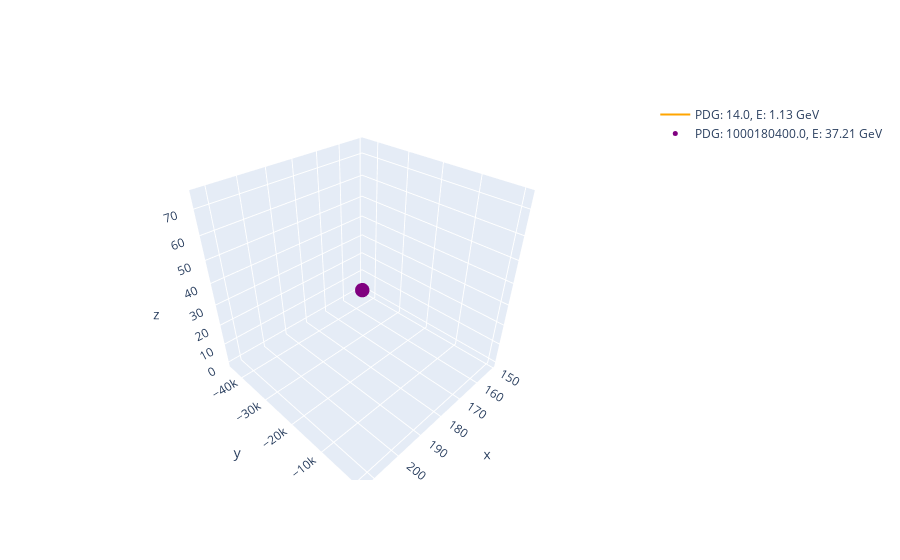
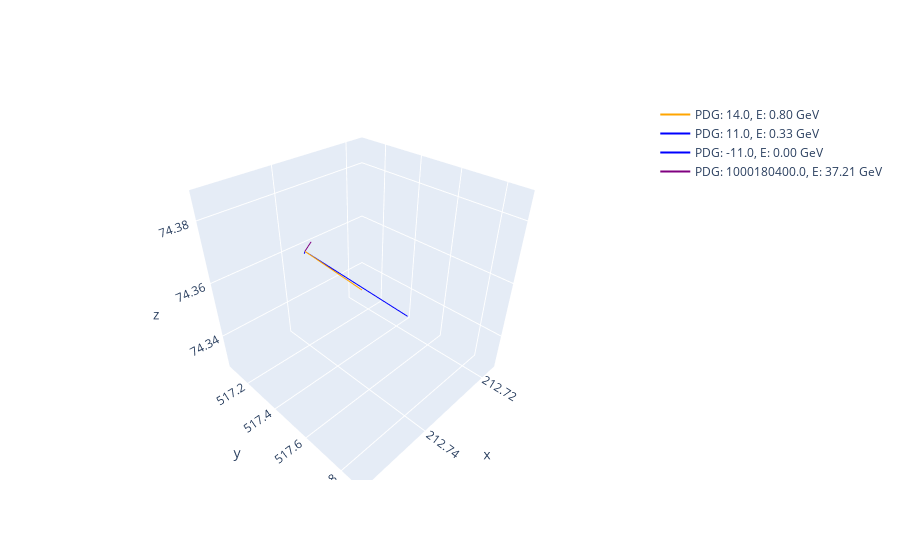

The notebook cell these images were saved under, in order:
### Code cell
def plot_event(event):
    initial_state = event.query('State == 3')
    final_state = event.query('State == 1')


    fig = go.Figure()

    px_tot, py_tot, pz_tot, E_tot = 0, 0, 0, 0
    for _, particle in initial_state.iterrows():
        px, py, pz, E = particle['px'], particle['py'], particle['pz'], particle['E']
        vtx_x, vtx_y, vtx_z, vtx_t = particle['vtx_x'], particle['vtx_y'], particle['vtx_z'], particle['vtx_t']

        color = color_dict.get(np.abs(particle['PDG']), 'black')

        if (px != 0 or py != 0 or pz != 0):
            fig.add_trace(go.Scatter3d(
                x=[vtx_x, vtx_x-px],
                y=[vtx_z, vtx_z-pz],
                z=[vtx_y, vtx_y-py],
                mode='lines',
                line=dict(width=2, color=color),
                name=f'PDG: {particle["PDG"]}, E: {E:.2f} GeV'
            ))

        else:
            fig.add_trace(go.Scatter3d(
                x=[vtx_x],
                y=[vtx_z],
                z=[vtx_y],
                mode='markers',
                marker=dict(size=5, color=color),
                name=f'PDG: {particle["PDG"]}, E: {E:.2f} GeV'
            ))
        px_tot += px
        py_tot += py
        pz_tot += pz
        E_tot += E

    # fig.update_scenes(aspectmode='data')
    fig.show()
    print(f'Total Momentum: ({px_tot:.4f}, {py_tot:.4f}, {pz_tot:.4f}) GeV')
    print(f'Total Energy: {E_tot:.4f} GeV')

    fig = go.Figure()

    px_tot, py_tot, pz_tot, E_tot = 0, 0, 0, 0
    for _, particle in final_state.iterrows():
        px, py, pz, E = particle['px'], particle['py'], particle['pz'], particle['E']
        vtx_x, vtx_y, vtx_z, vtx_t = particle['vtx_x'], particle['vtx_y'], particle['vtx_z'], particle['vtx_t']

        color = color_dict.get(np.abs(particle['PDG']), 'black')

        fig.add_trace(go.Scatter3d(
            x=[vtx_x, vtx_x+px],
            y=[vtx_z, vtx_z+pz],
            z=[vtx_y, vtx_y+py],
            mode='lines',
            line=dict(width=2, color=color),
            name=f'PDG: {particle["PDG"]}, E: {E:.2f} GeV'
        ))
        px_tot += px
        py_tot += py
        pz_tot += pz
        E_tot += E

    # fig.update_scenes(aspectmode='data')
    fig.show()

    print(f'Total Momentum: ({px_tot:.4f}, {py_tot:.4f}, {pz_tot:.4f}) GeV')
    print(f'Total Energy: {E_tot:.4f} GeV')

event_no = 1
df = trident_epem.copy(deep=True)

event = df.groupby('Event').get_group(event_no)

plot_event(event)

### Figure 1 — Plotly figure (JSON) as saved in the notebook; plotly's stock layout.template omitted (floating-point values rounded to 4 significant figures)
{"data": [{"line": {"color": "orange", "width": 2}, "mode": "lines", "name": "PDG: 14.0, E: 1.13 GeV", "type": "scatter3d", "x": [151.0, 151.0], "y": [-44140.0, -44140.0], "z": [-0.2931, -0.295]}, {"marker": {"color": "purple", "size": 5}, "mode": "markers", "name": "PDG: 1000180400.0, E: 37.21 GeV", "type": "scatter3d", "x": [212.7], "y": [517.1], "z": [74.36]}], "layout": {}}

### Figure 2 — Plotly figure (JSON) as saved in the notebook; plotly's stock layout.template omitted (floating-point values rounded to 4 significant figures)
{"data": [{"line": {"color": "orange", "width": 2}, "mode": "lines", "name": "PDG: 14.0, E: 0.80 GeV", "type": "scatter3d", "x": [212.7, 212.8], "y": [517.1, 517.9], "z": [74.36, 74.39]}, {"line": {"color": "blue", "width": 2}, "mode": "lines", "name": "PDG: 11.0, E: 0.33 GeV", "type": "scatter3d", "x": [212.7, 212.7], "y": [517.1, 517.4], "z": [74.36, 74.33]}, {"line": {"color": "blue", "width": 2}, "mode": "lines", "name": "PDG: -11.0, E: 0.00 GeV", "type": "scatter3d", "x": [212.7, 212.7], "y": [517.1, 517.1], "z": [74.36, 74.36]}, {"line": {"color": "purple", "width": 2}, "mode": "lines", "name": "PDG: 1000180400.0, E: 37.21 GeV", "type": "scatter3d", "x": [212.7, 212.7], "y": [517.1, 517.1], "z": [74.36, 74.36]}], "layout": {}}
